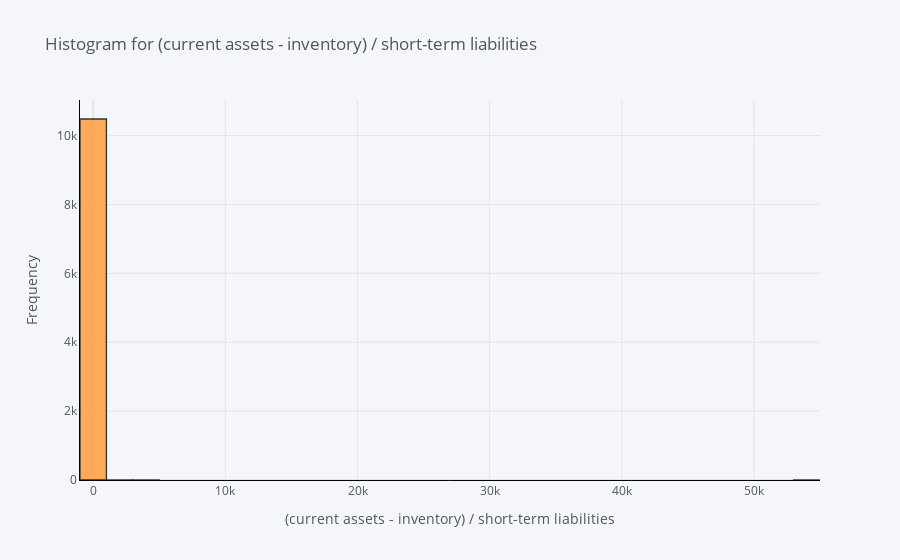

This figure's notebook cell:
### Markdown cell above
We see that there is one or two bars in each histogram. This means that most data are concentrated within a small range, and that there are outliers. 
View individual histogram below to see the distribution more clearly. 

Change the index (0-64) at `explanatory_variable_index`.

### Code cell
explanatory_variable_index = 45

df.iloc[:, explanatory_variable_index].iplot(
    kind="hist",
    bins=30,
    title=f"Histogram for {df.columns[explanatory_variable_index]}",
    yTitle="Frequency",
    xTitle=df.columns[explanatory_variable_index],
    linecolor="black",
)

### Figure 1 — Plotly figure (JSON) as saved in the notebook; plotly's stock layout.template omitted (floating-point values rounded to 4 significant figures; data arrays with more than 128 entries replaced by an {"elided": "..."} marker saying what was removed)
{"data": [{"histfunc": "count", "histnorm": "", "marker": {"color": "rgba(255, 153, 51, 1.0)", "line": {"color": "#000000", "width": 1.3}}, "name": "(current assets - inventory) / short-term liabilities", "nbinsx": 30, "opacity": 0.8, "orientation": "v", "type": "histogram", "x": {"elided": "10503 float values"}}], "layout": {"barmode": "overlay", "legend": {"bgcolor": "#F5F6F9", "font": {"color": "#4D5663"}}, "paper_bgcolor": "#F5F6F9", "plot_bgcolor": "#F5F6F9", "title": {"font": {"color": "#4D5663"}, "text": "Histogram for (current assets - inventory) / short-term liabilities"}, "xaxis": {"gridcolor": "#E1E5ED", "linecolor": "black", "showgrid": true, "tickfont": {"color": "#4D5663"}, "title": {"font": {"color": "#4D5663"}, "text": "(current assets - inventory) / short-term liabilities"}, "zerolinecolor": "#E1E5ED"}, "yaxis": {"gridcolor": "#E1E5ED", "linecolor": "black", "showgrid": true, "tickfont": {"color": "#4D5663"}, "title": {"font": {"color": "#4D5663"}, "text": "Frequency"}, "zerolinecolor": "#E1E5ED"}}}
